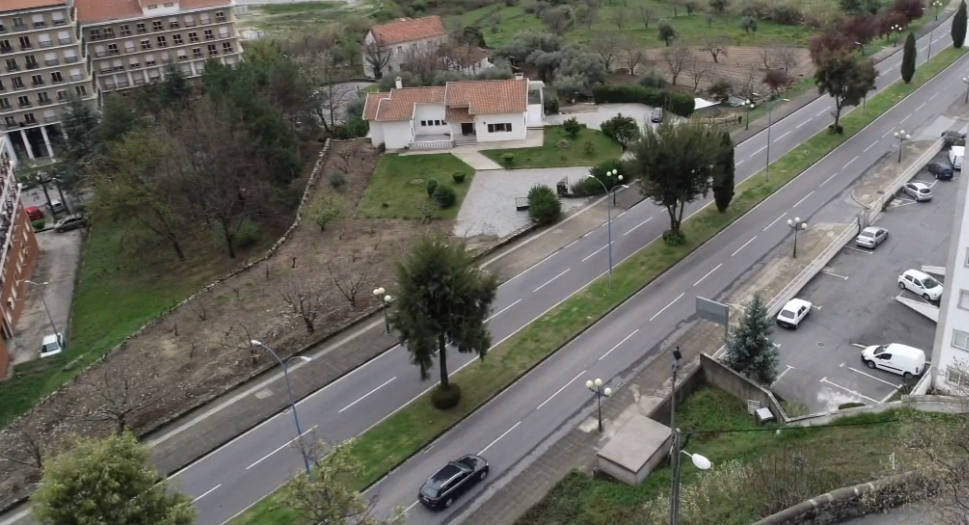
#> input picture yolov5/image_registration/drone.png, 969 x 525 px
$ python main.py   (older library calls are emulated)
#> lines starting #> are read from the running program, lines starting #| are printed output that depends on the picture
import numpy as np
import cv2
from matplotlib import pyplot as plt

# open the image files
img1 = cv2.imread('drone.png', 0)
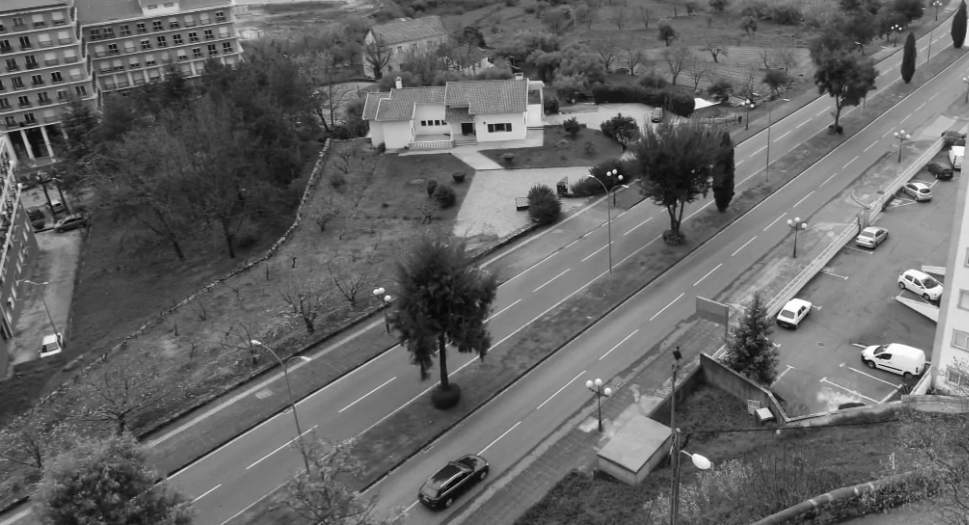
#> img1: shape (525, 969); min 2, max 255, mean 101
img2 = cv2.imread('rua.png', 0)
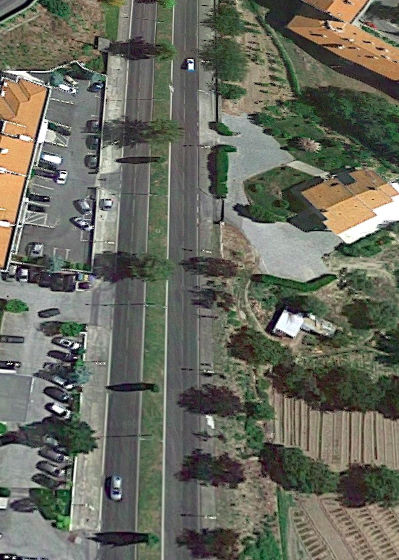
#> input picture yolov5/image_registration/rua.png, 399 x 560 px
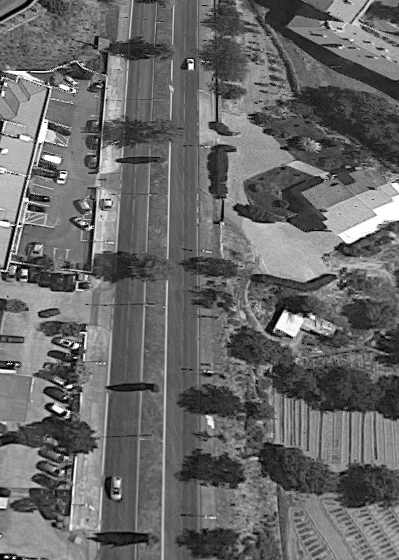
#> img2: shape (560, 399); min 0, max 255, mean 104.1

pts1 = np.array([(637, 445), (314, 495), (448, 396), (613, 289), (675, 242), (723, 214), (768, 184), (835, 133), (865, 115), (796, 258)])
pts2 = np.array([(103, 45), (163, 23), (165, 52), (162, 101), (163, 134), (162, 162), (160, 196), (155, 269), (157, 306), (116, 144)])

# find homography
M, mask = cv2.findHomography(pts1, pts2, cv2.RANSAC)

# load points
points = np.loadtxt('points.txt', delimiter=' ')

for p in points:
  # homogeneous point
  pt = np.array((p[0],p[1],1)).reshape((3,1))
  px, py, pz = M.dot(pt)
  # convert homogeneous to cartesian
  px = np.int(np.round(px/pz))
  py = np.int(np.round(py/pz))

  img2 = cv2.circle(img2, (px, py), radius=2, color=(0, 255, 255), thickness=-1)
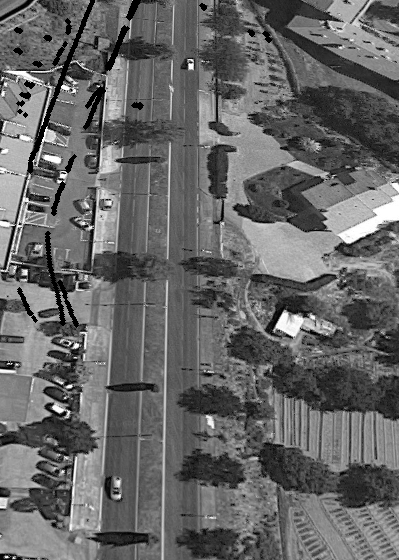
#> img2: shape (560, 399); min 0, max 255, mean 102.2

cv2.imshow('image', img2)
cv2.waitKey(0)

# use homography
"""
h, w = img2.shape
imgReg = cv2.warpPerspective(img1, M, (w, h))
cv2.imshow('image', imgReg)
cv2.waitKey(0)
"""
